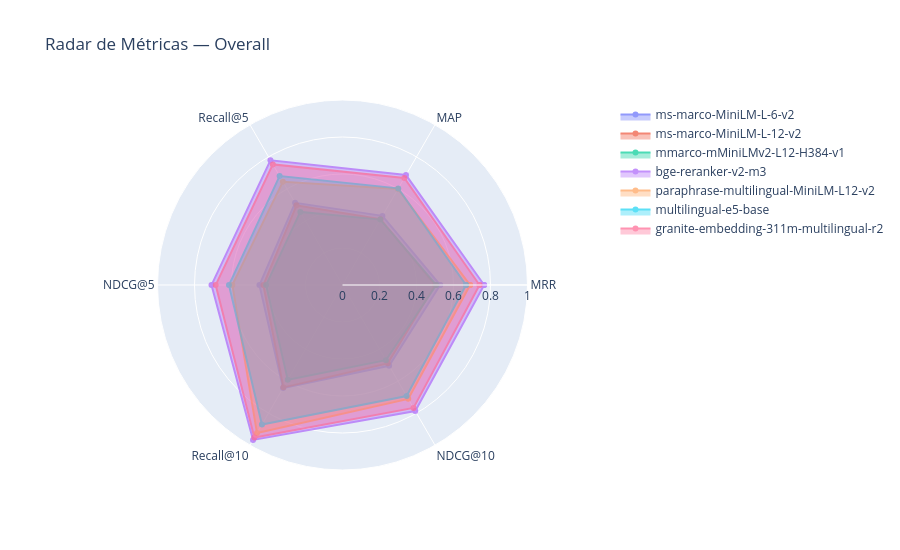

Write notebook code for a chart like this one.
### Markdown cell above
## 2. Radar — Perfil de Métricas por Modelo

### Code cell
df_radar = df_all[df_all["query_type"] == "overall"].copy()
palette = px.colors.qualitative.Plotly

fig = go.Figure()
for idx, (_, row) in enumerate(df_radar.iterrows()):
    values = [row[m] for m in METRICS] + [row[METRICS[0]]]
    fig.add_trace(go.Scatterpolar(
        r=values,
        theta=METRICS + [METRICS[0]],
        fill="toself",
        name=row["model_short"],
        opacity=0.7,
        line_color=palette[idx % len(palette)],
    ))

fig.update_layout(
    title="Radar de Métricas — Overall",
    polar=dict(radialaxis=dict(visible=True, range=[0, 1])),
    height=550,
)
fig.show()

### Figure 1 — Plotly figure (JSON) as saved in the notebook; plotly's stock layout.template omitted (floating-point values rounded to 4 significant figures)
{"data": [{"fill": "toself", "line": {"color": "#636EFA"}, "name": "ms-marco-MiniLM-L-6-v2", "opacity": 0.7, "r": [0.5277, 0.4314, 0.5126, 0.4491, 0.6426, 0.5041, 0.5277], "theta": ["MRR", "MAP", "Recall@5", "NDCG@5", "Recall@10", "NDCG@10", "MRR"], "type": "scatterpolar"}, {"fill": "toself", "line": {"color": "#EF553B"}, "name": "ms-marco-MiniLM-L-12-v2", "opacity": 0.7, "r": [0.5007, 0.4107, 0.4975, 0.4278, 0.6388, 0.4891, 0.5007], "theta": ["MRR", "MAP", "Recall@5", "NDCG@5", "Recall@10", "NDCG@10", "MRR"], "type": "scatterpolar"}, {"fill": "toself", "line": {"color": "#00CC96"}, "name": "mmarco-mMiniLMv2-L12-H384-v1", "opacity": 0.7, "r": [0.5069, 0.4082, 0.4562, 0.4129, 0.5918, 0.4693, 0.5069], "theta": ["MRR", "MAP", "Recall@5", "NDCG@5", "Recall@10", "NDCG@10", "MRR"], "type": "scatterpolar"}, {"fill": "toself", "line": {"color": "#AB63FA"}, "name": "bge-reranker-v2-m3", "opacity": 0.7, "r": [0.7655, 0.6863, 0.7789, 0.7082, 0.9673, 0.7866, 0.7655], "theta": ["MRR", "MAP", "Recall@5", "NDCG@5", "Recall@10", "NDCG@10", "MRR"], "type": "scatterpolar"}, {"fill": "toself", "line": {"color": "#FFA15A"}, "name": "paraphrase-multilingual-MiniLM-L12-v2", "opacity": 0.7, "r": [0.6899, 0.5988, 0.6448, 0.5953, 0.9242, 0.7108, 0.6899], "theta": ["MRR", "MAP", "Recall@5", "NDCG@5", "Recall@10", "NDCG@10", "MRR"], "type": "scatterpolar"}, {"fill": "toself", "line": {"color": "#19D3F3"}, "name": "multilingual-e5-base", "opacity": 0.7, "r": [0.6675, 0.6031, 0.6798, 0.6137, 0.871, 0.693, 0.6675], "theta": ["MRR", "MAP", "Recall@5", "NDCG@5", "Recall@10", "NDCG@10", "MRR"], "type": "scatterpolar"}, {"fill": "toself", "line": {"color": "#FF6692"}, "name": "granite-embedding-311m-multilingual-r2", "opacity": 0.7, "r": [0.7406, 0.6682, 0.7528, 0.6854, 0.9524, 0.7674, 0.7406], "theta": ["MRR", "MAP", "Recall@5", "NDCG@5", "Recall@10", "NDCG@10", "MRR"], "type": "scatterpolar"}], "layout": {"height": 550, "polar": {"radialaxis": {"range": [0, 1], "visible": true}}, "title": {"text": "Radar de Métricas — Overall"}}}
